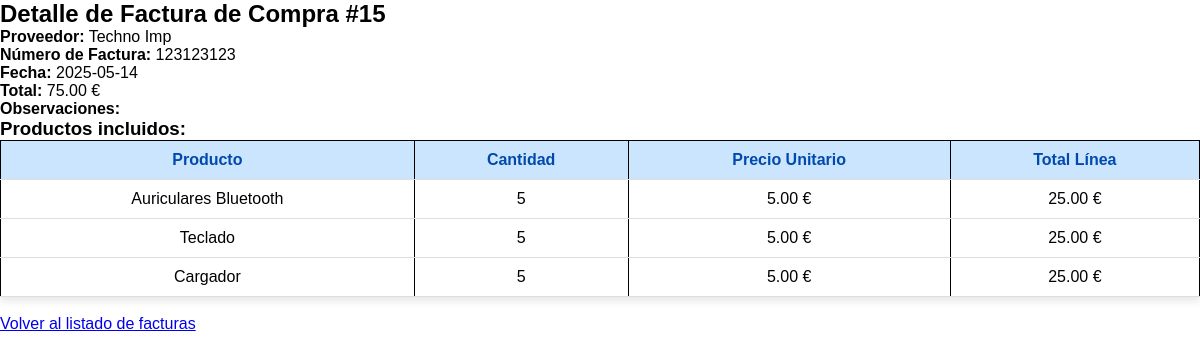
Screenshot of /detalle_factura_compra.php?id=15 with the database file from the repository.
### tables this page shows
CREATE TABLE `facturas_compras` (
  `id` int(11) NOT NULL,
  `proveedor_id` int(11) NOT NULL,
  `numero_factura` varchar(50) NOT NULL,
  `fecha` date NOT NULL,
  `observaciones` text DEFAULT NULL,
  `total` decimal(10,2) NOT NULL
);

CREATE TABLE `proveedores` (
  `id` int(11) NOT NULL,
  `nombre` varchar(100) DEFAULT NULL,
  `contacto` varchar(100) DEFAULT NULL,
  `telefono` varchar(20) DEFAULT NULL,
  `direccion` text DEFAULT NULL
);

CREATE TABLE `lineas_factura_compra` (
  `id` int(11) NOT NULL,
  `factura_id` int(11) NOT NULL,
  `producto_id` int(11) NOT NULL,
  `cantidad` int(11) NOT NULL,
  `precio_unitario` decimal(10,2) NOT NULL,
  `total_linea` decimal(10,2) NOT NULL
);

CREATE TABLE `productos` (
  `id` int(11) NOT NULL,
  `nombre` varchar(100) DEFAULT NULL,
  `tipo` varchar(50) DEFAULT NULL,
  `iva` decimal(5,2) DEFAULT NULL,
  `pvp` decimal(10,2) DEFAULT NULL,
  `almacen` varchar(100) DEFAULT NULL,
  `cantidad` int(11) DEFAULT NULL
);

### detalle_factura_compra.php (the view, shortened to what this page needs)
<?php
$conn = new mysqli("localhost", "root", "", "informatic");
$factura_id = $_GET['id'] ?? 0;
$stmt = $conn->prepare("
  SELECT f.numero_factura, f.fecha, f.observaciones, f.total, p.nombre AS proveedor
  FROM facturas_compras f
  JOIN proveedores p ON f.proveedor_id = p.id
  WHERE f.id = ?
");
$stmt->bind_param("i", $factura_id);
$stmt->execute();
$result = $stmt->get_result();
$factura = $result->fetch_assoc();
?>
<!DOCTYPE html>
<html lang="es">
<head>
   <link rel="stylesheet" href="detalle_factura_compra.css">
</head>
<body>
  <h2>Detalle de Factura de Compra #<?= htmlspecialchars($factura_id) ?></h2>
  <p><strong>Proveedor:</strong> <?= htmlspecialchars($factura['proveedor']) ?></p>
  <p><strong>Número de Factura:</strong> <?= htmlspecialchars($factura['numero_factura']) ?></p>
  <p><strong>Fecha:</strong> <?= htmlspecialchars($factura['fecha']) ?></p>
  <p><strong>Total:</strong> <?= number_format($factura['total'], 2) ?> €</p>
  <p><strong>Observaciones:</strong><br><?= nl2br(htmlspecialchars($factura['observaciones'])) ?></p>
  <h3>Productos incluidos:</h3>
  <table>
    <tr>
      <th>Producto</th>
      <th>Cantidad</th>
      <th>Precio Unitario</th>
      <th>Total Línea</th>
    </tr>
    <?php
    $query = "
      SELECT p.nombre, l.cantidad, l.precio_unitario, l.total_linea
      FROM lineas_factura_compra l
      JOIN productos p ON l.producto_id = p.id
      WHERE l.factura_id = $factura_id
    ";
    $resultado = $conn->query($query);
    while ($linea = $resultado->fetch_assoc()):
    ?>
    <tr>
      <td><?= htmlspecialchars($linea['nombre']) ?></td>
      <td><?= htmlspecialchars($linea['cantidad']) ?></td>
      <td><?= number_format($linea['precio_unitario'], 2) ?> €</td>
      <td><?= number_format($linea['total_linea'], 2) ?> €</td>
    </tr>
    <?php endwhile; ?>
  </table>
  <br>
  <a href="listar_facturas_compra.php">Volver al listado de facturas</a>
</body>
</html>

### detalle_factura_compra.css (style rules this page uses)
* { margin: 0; padding: 0; box-sizing: border-box; font-family: Arial, sans-serif; }
h2 { font-size: 24px; }
table { width: 100%; border-collapse: collapse; background: white; box-shadow: 0 4px 8px rgba(0, 0, 0, 0.1); }
th, td { padding: 10px; text-align: center; border-bottom: 1px solid #ddd; }
th { background-color: #cce5ff; color: #004aad; }

### detalle_factura_compra.php (style rules this page uses)
table, th, td { border: 1px solid black; border-collapse: collapse; padding: 5px; }

### rows the page displays
facturas_compras: proveedor.nombre "Techno Imp", numero_factura "123123123", fecha "2025-05-14", total "75.00"
lineas_factura_compra: producto.nombre "Auriculares Bluetooth", cantidad "5", precio_unitario "5.00", total_linea "25.00"
lineas_factura_compra: producto.nombre "Teclado", cantidad "5", precio_unitario "5.00", total_linea "25.00"
lineas_factura_compra: producto.nombre "Cargador", cantidad "5", precio_unitario "5.00", total_linea "25.00"

### other values shown
$factura_id "15"
